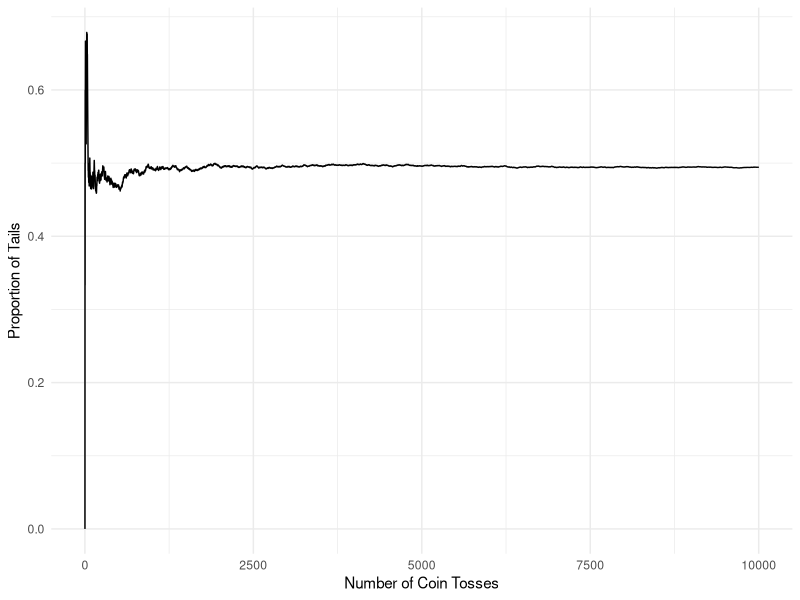

Reproduce this figure in R.
## ---- chunk 1
library(tidyverse)
## ---- chunk 2
set.seed(123)
          ############# A ###############
n_simulations <- 10000
uniform_numbers <- runif(n = n_simulations, min = 0, max = 1)

## ---- chunk 3
head(uniform_numbers, 30)
## ---- chunk 4
p <- 0.5

# Simulate the coin toss using the Bernoulli distribution
coin_toss <- ifelse(uniform_numbers <= p, 0, 1)

## ---- chunk 5
head(coin_toss, 30)
## ---- chunk 6
#| label: fig-long-run
#| fig-cap: "Long running proportions of Tails" 

toss = seq(from = 1, to = length(coin_toss), by = 1)
           
ggplot(
  data = data.frame(
    toss = toss, 
    runprop = cumsum(coin_toss)/toss
  ), 
   aes(
    x = toss, 
    y = runprop
      )
) + geom_line() + 
  theme_minimal() + 
  ylab("Proportion of Tails") + 
  xlab("Number of Coin Tosses")

